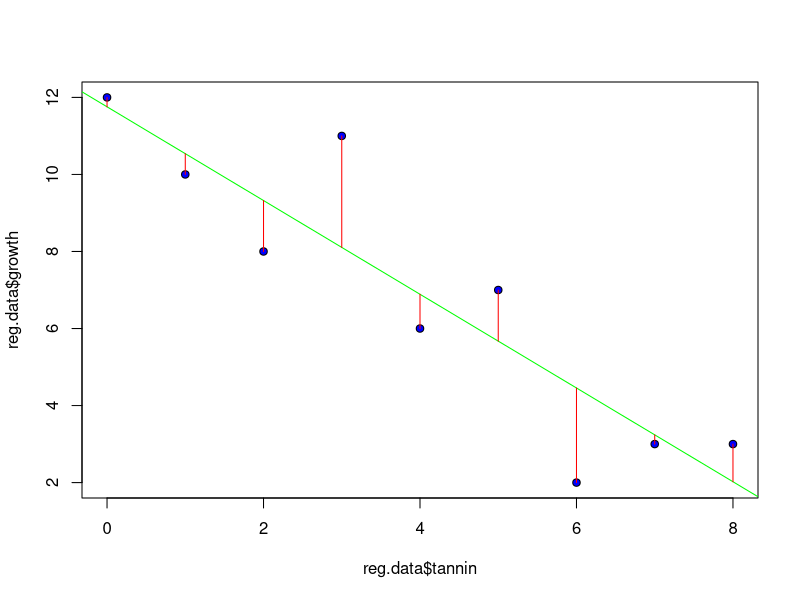
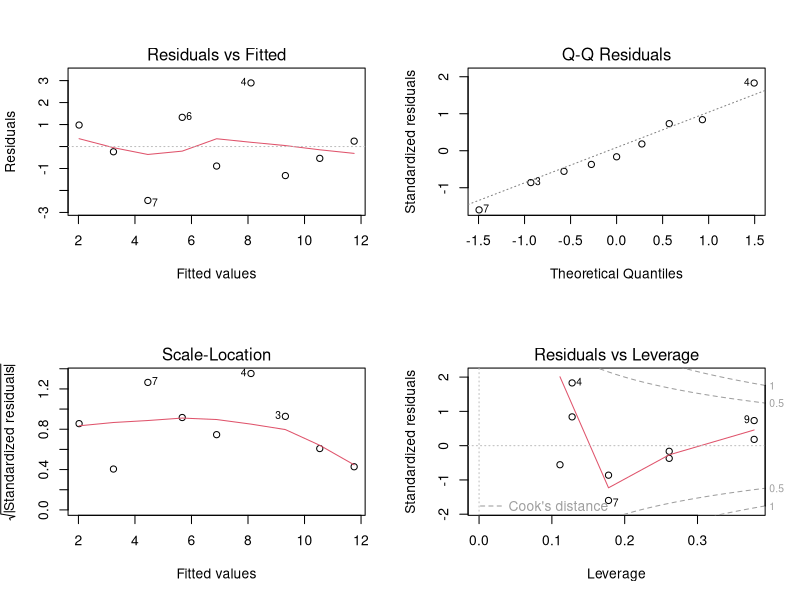

Generate these figures, in order, with R:
# Chapter 7 - Linear Regression

reg.data <- read.csv("./data/tannin.csv")
names(reg.data)
plot(reg.data$tannin, reg.data$growth, pch=21, bg="blue")

lm(reg.data$growth~reg.data$tannin)
abline(lm(reg.data$growth~reg.data$tannin), col="green")

(fitted <- predict(lm(reg.data$growth~reg.data$tannin)))
for (i in 1:9) {
  lines(c(reg.data$tannin[i], reg.data$tannin[i]),
        c(reg.data$growth[i], fitted[i]), col="red")
}

# Graphing and analyzing the model
model <- lm(reg.data$growth~reg.data$tannin)
summary(model)
summary.aov(model)
par(mfrow=c(2,2))
plot(model)
par(mfrow=c(1,1))
influence.measures(model)
